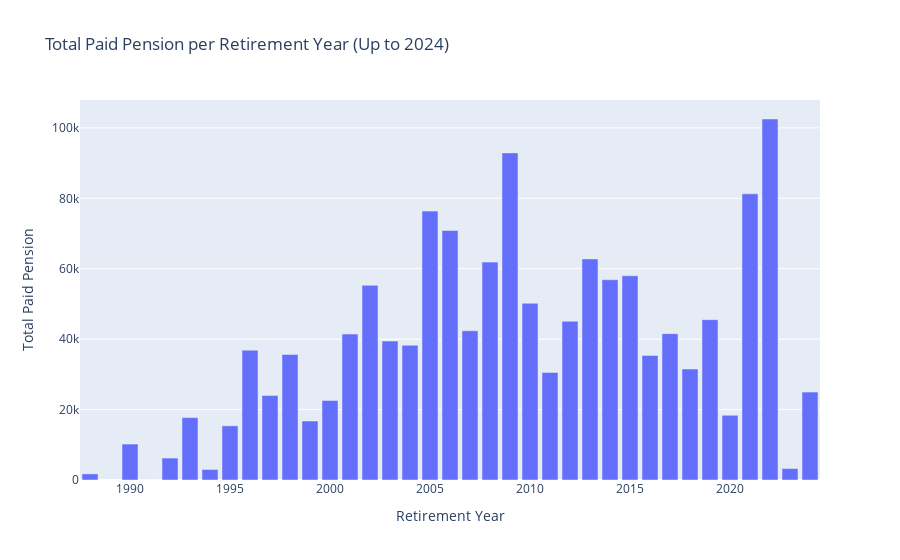

Here is the notebook cell this chart was saved with:
### Code cell
import plotly.express as px

# Only consider data up to retirement_year <= 2024
df_filtered = df[df['retirement_year'] <= 2024]

# Group by retirement_year and sum the total_paid_pension
df_grouped = (
    df_filtered
    .groupby('retirement_year', as_index=False)
    ['total_paid_pension']
    .sum()
)

# Create a bar chart
fig = px.bar(
    df_grouped, 
    x='retirement_year', 
    y='total_paid_pension',
    title='Total Paid Pension per Retirement Year (Up to 2024)',
    labels={'retirement_year': 'Retirement Year', 'total_paid_pension': 'Total Paid Pension'}
)
fig.show()

### Figure 1 — Plotly figure (JSON) as saved in the notebook; plotly's stock layout.template omitted (floating-point values rounded to 4 significant figures)
{"data": [{"hovertemplate": "Retirement Year=%{x}<br>Total Paid Pension=%{y}<extra></extra>", "legendgroup": "", "marker": {"color": "#636efa", "pattern": {"shape": ""}}, "name": "", "orientation": "v", "showlegend": false, "textposition": "auto", "type": "bar", "x": [1988, 1990, 1991, 1992, 1993, 1994, 1995, 1996, 1997, 1998, 1999, 2000, 2001, 2002, 2003, 2004, 2005, 2006, 2007, 2008, 2009, 2010, 2011, 2012, 2013, 2014, 2015, 2016, 2017, 2018, 2019, 2020, 2021, 2022, 2023, 2024], "xaxis": "x", "y": [1735.0, 10210.0, 0.0, 6234.0, 17720.0, 2982.0, 15380.0, 36860.0, 23980.0, 35640.0, 16760.0, 22570.0, 41450.0, 55290.0, 39460.0, 38280.0, 76370.0, 70870.0, 42370.0, 61880.0, 92910.0, 50180.0, 30530.0, 45090.0, 62790.0, 56880.0, 58020.0, 35380.0, 41570.0, 31510.0, 45540.0, 18380.0, 81260.0, 102500.0, 3246.0, 24970.0], "yaxis": "y"}], "layout": {"barmode": "relative", "legend": {"tracegroupgap": 0}, "title": {"text": "Total Paid Pension per Retirement Year (Up to 2024)"}, "xaxis": {"anchor": "y", "domain": [0, 1], "title": {"text": "Retirement Year"}}, "yaxis": {"anchor": "x", "domain": [0, 1], "title": {"text": "Total Paid Pension"}}}}
